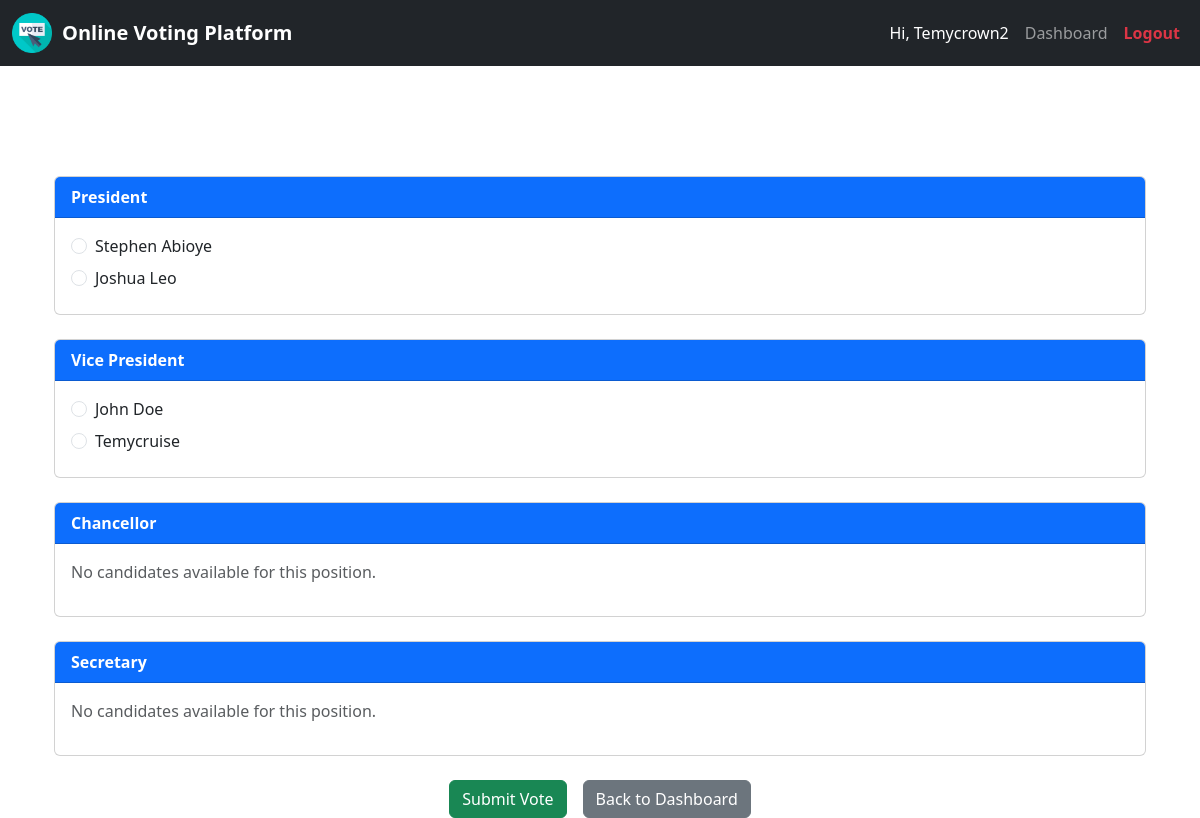
The app's page /vote/ (signed in) with its own data.
### voting/models.py (models this page shows, shortened)
class Position(models.Model):
    name = models.CharField(max_length=100)

class Candidate(models.Model):
    user = models.OneToOneField(User, on_delete=models.CASCADE)  # candidate is a registered user
    position = models.ForeignKey(Position, on_delete=models.CASCADE)

### voting/views.py (the view, shortened to what this page needs)
# urls.py: path('vote/', views.vote_view, name='vote'),
@login_required
def vote_view(request):
    if not request.user.groups.filter(name='Voters').exists():
        messages.error(request, "Only voters can access this page.")
        return redirect('dashboard')
    positions = Position.objects.all()
    return render(request, 'voting/vote.html', {'positions': positions})

### voting/templates/voting/vote.html (shortened to what this page needs)
{% extends 'voting/base.html' %}
{% block content %}
<div class="container mt-5 text-white">
    <h2 class="mb-4 text-center">Cast Your Vote</h2>
    <form method="post">
        {% for position in positions %}
            <div class="card mb-4">
                <div class="card-header bg-primary text-white">
                    <strong>{{ position.name }}</strong>
                </div>
                <div class="card-body">
                    {% for candidate in position.candidate_set.all %}
                        <div class="form-check mb-2">
                            <input class="form-check-input" type="radio"
                                   name="position_{{ position.id }}"
                                   value="{{ candidate.id }}"
                                   id="candidate_{{ candidate.id }}" required>
                            <label class="form-check-label" for="candidate_{{ candidate.id }}">
                                {{ candidate.user.get_full_name|default:candidate.user.username }}
                            </label>
                        </div>
                    {% empty %}
                        <p class="text-muted">No candidates available for this position.</p>
                    {% endfor %}
                </div>
            </div>
        {% endfor %}
        <div class="d-flex justify-content-center gap-3 mt-4">
            <button type="submit" class="btn btn-success">Submit Vote</button>
            <a href="{% url 'dashboard' %}" class="btn btn-secondary">Back to Dashboard</a>
        </div>
    </form>
</div>
{% endblock %}

### voting/templates/voting/base.html (shortened to what this page needs)
<!DOCTYPE html>
<html>
{% load static %}
<head>
    <link href="https://cdn.jsdelivr.net/npm/bootstrap@5.3.0/dist/css/bootstrap.min.css" rel="stylesheet">
</head>
<body class="{% block body_class %}default-bg{% endblock %}">
<nav class="navbar navbar-expand-lg navbar-dark bg-dark">
  <div class="container-fluid">
    <a class="navbar-brand d-flex align-items-center" href="{% url 'home' %}">
      <img src="{% static 'voting/images/logo.png' %}" alt="Logo" style="height: 40px; margin-right: 10px;">
        <strong>Online Voting Platform</strong>
    </a>
    <div class="collapse navbar-collapse justify-content-end" id="navbarNav">
      <ul class="navbar-nav">
        {% if request.user.is_authenticated %}
          <li class="nav-item">
            <a class="nav-link disabled text-white">Hi, {{ request.user.get_full_name|default:request.user.username }}</a>
          </li>
          <li class="nav-item">
            <a class="nav-link" href="{% url 'dashboard' %}">Dashboard</a>
          </li>
          <li class="nav-item">
            <a class="nav-link text-danger fw-semibold" href="{% url 'logout' %}">Logout</a>
          </li>
        {% endif %}
      </ul>
    </div>
  </div>
</nav>
<div class="container">
  <div class="content-wrapper">
    {% block content %}{% endblock %}
  </div>
</div>
</body>
</html>

### records on screen
Position: name "President"
Candidate: user.get_full_name "Stephen Abioye"
Candidate: user.get_full_name "Joshua Leo"
Position: name "Vice President"
Candidate: user.get_full_name "John Doe"
Candidate: user.get_full_name "Temycruise"
Position: name "Chancellor"
Position: name "Secretary"

### other values on screen
{{ request.user.get_full_name|default:request.user.username }} "Temycrown2"
